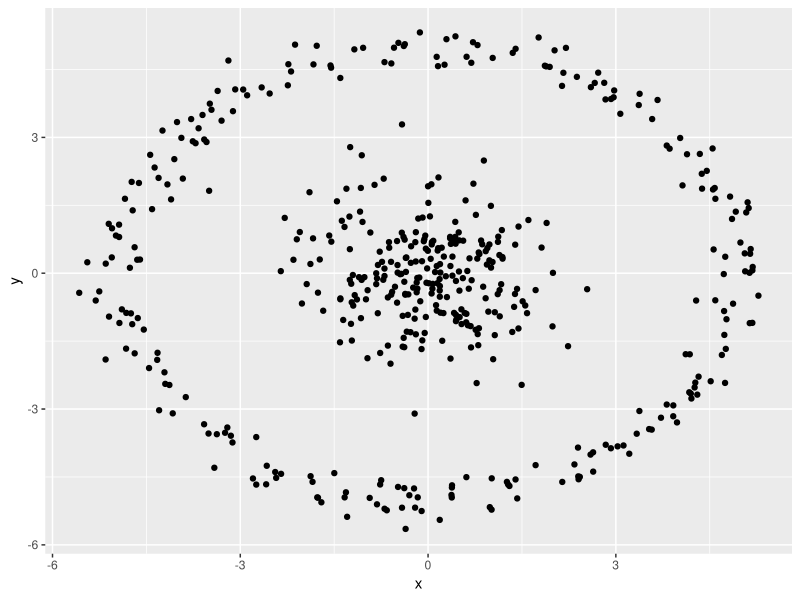

Recreate this plot in R. (Note: this script raises an error after producing the figure.)
library(plyr)
library(dplyr)
library(ggplot2)

set.seed(2015)

n <- 250
c1 <- data_frame(x = rnorm(n), y = rnorm(n), cluster = 1)
c2 <- data_frame(r = rnorm(n, 5, .25), theta = runif(n, 0, 2 * pi),
                 x = r * cos(theta), y = r * sin(theta), cluster = 2) %>%
        dplyr::select(x, y, cluster)

points1 <- rbind(c1, c2) %>% mutate(cluster = factor(cluster))

ggplot(points1, aes(x, y)) + geom_point()


####

library(broom)

plot_kmeans <- function(dat, k) {
        clust <- dat %>% ungroup %>% dplyr::select(x, y) %>% kmeans(k)
        ggplot(broom::augment(clust, dat), aes(x, y)) + geom_point(aes(color = .cluster)) +
                geom_point(aes(x1, x2), data = tidy(clust), size = 10, shape = "x") +
                labs(color = "K-means assignments")
}

plot_kmeans(points1, 2)


#### transforming your data into polar coordinates

points1_polar <- points1 %>% transform(r = sqrt(x^2 + y^2), theta = atan(y / x))

clust <- points1_polar %>% ungroup %>% dplyr::select(r, theta) %>% kmeans(2)
ggplot(augment(clust, points1_polar), aes(r, theta)) + geom_point(aes(color = .cluster)) +
        geom_point(aes(x1, x2), data = tidy(clust), size = 10, shape = "x") +
        labs(color = "K-means assignments")